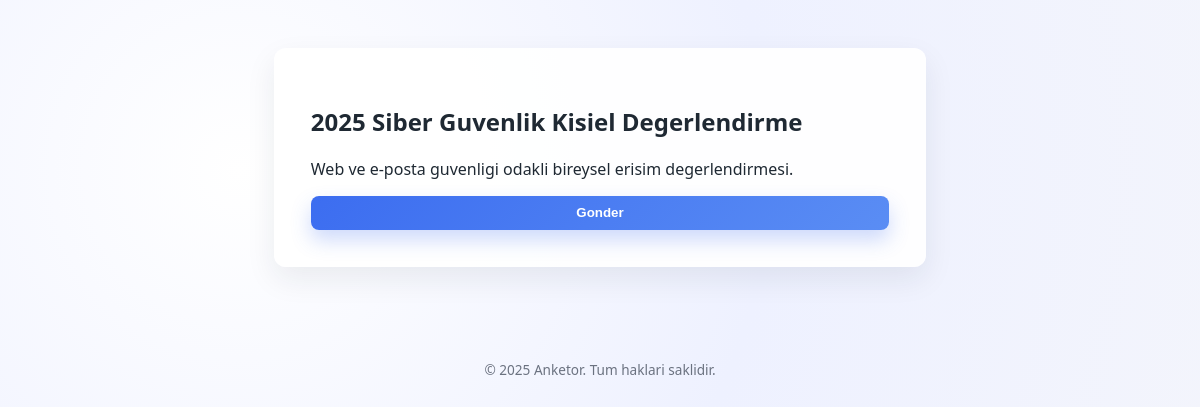
Page /answer.php?id=1 on the committed database.
### tables this page shows
CREATE TABLE IF NOT EXISTS surveys (
    id INT UNSIGNED AUTO_INCREMENT PRIMARY KEY,
    category_id INT UNSIGNED NULL,
    title VARCHAR(200) NOT NULL,
    description TEXT NULL,
    status ENUM('draft','scheduled','active','closed') NOT NULL DEFAULT 'draft',
    start_date DATE NULL,
    end_date DATE NULL,
    created_by INT UNSIGNED NOT NULL,
    created_at DATETIME NOT NULL DEFAULT CURRENT_TIMESTAMP,
    updated_at DATETIME NOT NULL DEFAULT CURRENT_TIMESTAMP ON UPDATE CURRENT_TIMESTAMP,
    CONSTRAINT fk_surveys_category FOREIGN KEY (category_id) REFERENCES survey_categories(id) ON DELETE SET NULL,
    CONSTRAINT fk_surveys_user FOREIGN KEY (created_by) REFERENCES users(id) ON DELETE CASCADE
);

### config.sample.php (called while the page is built)
<?php
return [
    'db' => [
        'host' => 'srv1776.hstgr.io',
        'port' => 3306,
        'database' => 'u111878875_anketor3',
        'username' => 'u111878875_anketor3',
        'password' => 'Anketor3.',
        'charset' => 'utf8mb4',
    ],
    'app' => [
        'name' => 'Anketor',
        'base_url' => '',
        'timezone' => 'Europe/Istanbul',
    ],
    'mail' => [
        'from_email' => 'iletisim@kurumadi.com',
        'from_name' => 'Kurumsal Iletisim Ekibi',
    ],
    'security' => [
        'token_salt' => 'please-change-this-secret',
    ],
    'openai' => [
        'api_key' => '',
        'model' => 'gpt-4o-mini',
    ],
];

### config.php (called while the page is built)
<?php
return require __DIR__ . '/config.sample.php';

### includes/bootstrap.php (called while the page is built, shortened)
<?php
$config = require __DIR__ . '/../config.php';
require_once __DIR__ . '/helpers.php';
require_once __DIR__ . '/db.php';
require_once __DIR__ . '/services/SurveyService.php';
$db = Database::getInstance($config['db']);
$surveyService = new SurveyService($db, $config);

### includes/db.php (called while the page is built, shortened)
<?php
class Database
{
    private static $instance;
    private $pdo;
    private function __construct(array $config)
    {
        $dsn = sprintf('mysql:host=%s;port=%d;dbname=%s;charset=%s',
            $config['host'] ?? 'localhost',
            $config['port'] ?? 3306,
            $config['database'] ?? '',
            $config['charset'] ?? 'utf8mb4'
        );
        $options = [
            PDO::ATTR_ERRMODE => PDO::ERRMODE_EXCEPTION,
            PDO::ATTR_DEFAULT_FETCH_MODE => PDO::FETCH_ASSOC,
            PDO::ATTR_EMULATE_PREPARES => false,
        ];
        $this->pdo = new PDO($dsn, $config['username'] ?? '', $config['password'] ?? '', $options);
    }
    public static function getInstance(array $config = [])
    {
        if (!self::$instance) {
            self::$instance = new self($config);
        }
        return self::$instance;
    }
    public function query(string $sql, array $params = []): PDOStatement
    {
        $stmt = $this->pdo->prepare($sql);
        $stmt->execute($params);
        return $stmt;
    }
    public function fetchAll(string $sql, array $params = []): array
    {
        return $this->query($sql, $params)->fetchAll();
    }
    public function fetch(string $sql, array $params = [])
    {
        $stmt = $this->query($sql, $params);
        return $stmt->fetch();
    }
}

### includes/services/SurveyService.php (called while the page is built, shortened)
<?php
class SurveyService
{
    private $db;
    public function __construct(Database $db, array $config)
    {
        $this->db = $db;
    }
    public function getSurvey(int $surveyId)
    {
        return $this->db->fetch(
            'SELECT s.*, c.name AS category_name, u.name AS owner_name
             FROM surveys s
             LEFT JOIN survey_categories c ON c.id = s.category_id
             LEFT JOIN users u ON u.id = s.created_by
             WHERE s.id = ?',
            [$surveyId]
        );
    }
    public function getQuestions(int $surveyId): array
    {
        $questions = $this->db->fetchAll(
            'SELECT * FROM survey_questions WHERE survey_id = ? ORDER BY order_index ASC, id ASC',
            [$surveyId]
        );
        return $questions;
    }
    public function getSurveyWithQuestions(int $surveyId): array
    {
        $survey = $this->getSurvey($surveyId);
        $survey['questions'] = $this->getQuestions($surveyId);
        return $survey;
    }
}

### includes/helpers.php (called while the page is built, shortened)
<?php
function h($value): string
{
    return htmlspecialchars((string)$value, ENT_QUOTES, 'UTF-8');
}

### answer.php (the view, shortened to what this page needs)
<?php
require __DIR__ . '/includes/bootstrap.php';
$surveyId = isset($_GET['id']) ? (int)$_GET['id'] : 0;
$survey = $surveyService->getSurveyWithQuestions($surveyId);
include __DIR__ . '/templates/header.php';
?>
<main class="container answer-container">
    <section class="answer-card">
        <header>
            <h1><?php echo h($survey['title']); ?></h1>
            <?php if (!empty($survey['description'])): ?>
                <p><?php echo nl2br(h($survey['description'])); ?></p>
            <?php endif; ?>
        </header>
        <form method="POST">
            <button type="submit" class="button-primary button-block">Gonder</button>
        </form>
    </section>
</main>
<?php include __DIR__ . '/templates/footer.php'; ?>

### assets/css/style.css (style rules this page uses)
:root { --color-bg: #f5f6fb; --color-surface: #ffffff; --color-border: #d9deea; --color-primary: #3c6df0; --color-primary-dark: #2f55c8; --color-text: #1f2933; --color-muted: #6b7280; --color-success: #0f9d58; --color-danger: #d93025; --radius: 12px; --shadow: 0 12px 30px rgba(31, 41, 51, 0.08); font-size: 16px; }
* { box-sizing: border-box; }
body { margin: 0; font-family: 'Segoe UI', Tahoma, Geneva, Verdana, sans-serif; color: var(--color-text); background: radial-gradient(circle at 20% 20%, #ffffff 0%, #eef1ff 45%, #f5f6fb 100%); min-height: 100vh; }
.container { max-width: 1100px; margin: 2rem auto; padding: 0 1.5rem; }
.button-primary, .button-secondary, .button-link { display: inline-flex; align-items: center; justify-content: center; border: none; border-radius: 8px; font-weight: 600; cursor: pointer; padding: 0.6rem 1.2rem; transition: transform 0.15s ease, box-shadow 0.2s ease; }
.button-primary { background: linear-gradient(135deg, var(--color-primary), #5a8df4); color: #fff; box-shadow: 0 10px 20px rgba(60, 109, 240, 0.25); }
.button-block { width: 100%; }
.answer-container { max-width: 700px; margin: 3rem auto; padding: 0 1.5rem; }
.answer-card { background: rgba(255, 255, 255, 0.95); padding: 2.3rem; border-radius: var(--radius); box-shadow: var(--shadow); }

### rows in the picture
surveys: title "2025 Siber Guvenlik Kisiel Degerlendirme", description "Web ve e-posta guvenligi odakli bireysel erisim degerlendirmesi."

### other values in the picture
config('app.name', 'Anketor') "Anketor"
